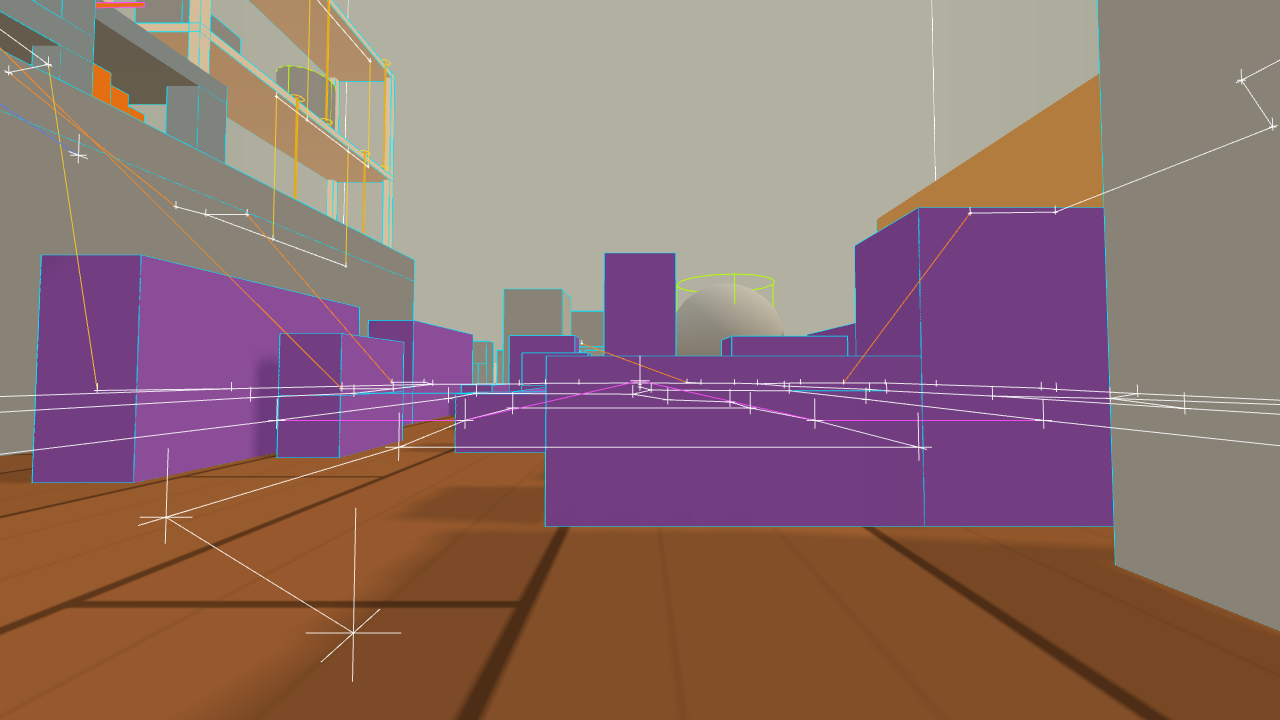
#> input picture bedroom-battalion/screenshots/round1/builder_debug_floor_centre.png, 1280 x 720 px, given in place of visual_close_overview_ne.png, which was not available
$ python visual_analyse.py
#> lines starting #> are read from the running program, lines starting #| are printed output that depends on the picture; after the words box and inside, x2 and y2 are one past the last pixel; in counts of white or black regions, pixels touching at a corner belong together
# Offline image analysis for the visual tester (run: python3 visual_analyse.py <mode>).
#   jitter  : compares visual_jitterA_*/visual_jitterB_* pairs (camera moved 0.006 units). Geometry edges move by
#             under a pixel, so real z-fighting or flicker shows up as BLOBS of strongly changed pixels.
#   sample  : projects known world points into the named-view screenshots and reads the pixel colour there.
import sys, os, glob, math, json
import numpy as np
from PIL import Image

D = os.path.join(os.path.dirname(os.path.abspath(__file__)), '..', 'screenshots', 'round1')
VIEWS = {
    'spawn_green': ((60, 1.6, 20), (60, 1.6, 80)), 'spawn_tan': ((60, 1.6, 140), (60, 1.6, 80)),
    'bed_top': ((27, 19.6, 80), (100, 10, 80)), 'desk_top': ((97.5, 27.6, 80), (20, 8, 80)),
    'shelf_top': ((110.5, 61.6, 136), (30, 0, 50)), 'floor_centre': ((60, 1.6, 66), (60, 3, 110)),
    'under_bed': ((28, 1.6, 80), (28, 2, 50)), 'east_lane': ((83.2, 1.6, 40), (90, 12, 80)),
    'west_lane': ((40, 1.6, 30), (30, 10, 70)),
}

def load(name):
#> called with name = 'visual_close_overview_ne.png'
    return np.asarray(Image.open(os.path.join(D, name)).convert('RGB')).astype(np.int32)

def blobs(mask):
    """connected components (4-neighbour) sizes and boxes, largest first"""
    h, w = mask.shape
    seen = np.zeros_like(mask, dtype=bool)
    out = []
    ys, xs = np.nonzero(mask)
    for y0, x0 in zip(ys, xs):
        if seen[y0, x0]: continue
        stack = [(y0, x0)]; seen[y0, x0] = True
        n = 0; bx0 = bx1 = x0; by0 = by1 = y0
        while stack:
            y, x = stack.pop(); n += 1
            bx0 = min(bx0, x); bx1 = max(bx1, x); by0 = min(by0, y); by1 = max(by1, y)
            for dy, dx in ((1, 0), (-1, 0), (0, 1), (0, -1)):
                yy, xx = y + dy, x + dx
                if 0 <= yy < h and 0 <= xx < w and mask[yy, xx] and not seen[yy, xx]:
                    seen[yy, xx] = True; stack.append((yy, xx))
        out.append((n, bx0, by0, bx1, by1))
    out.sort(reverse=True)
    return out

def jitter():
    for a in sorted(glob.glob(os.path.join(D, 'visual_jitterA_*.png'))) + [os.path.join(D, 'visual_close_%s.png' % n) for n in ('overview_ne', 'overview_sw', 'wall_east_far')]:
        base = os.path.basename(a)
        name = base.replace('visual_jitterA_', '').replace('visual_close_', '').replace('.png', '')
        A = load(base); B = load('visual_jitterB_%s.png' % name)
#> call 2 of load, with name = 'visual_jitterB_overview_ne.png'
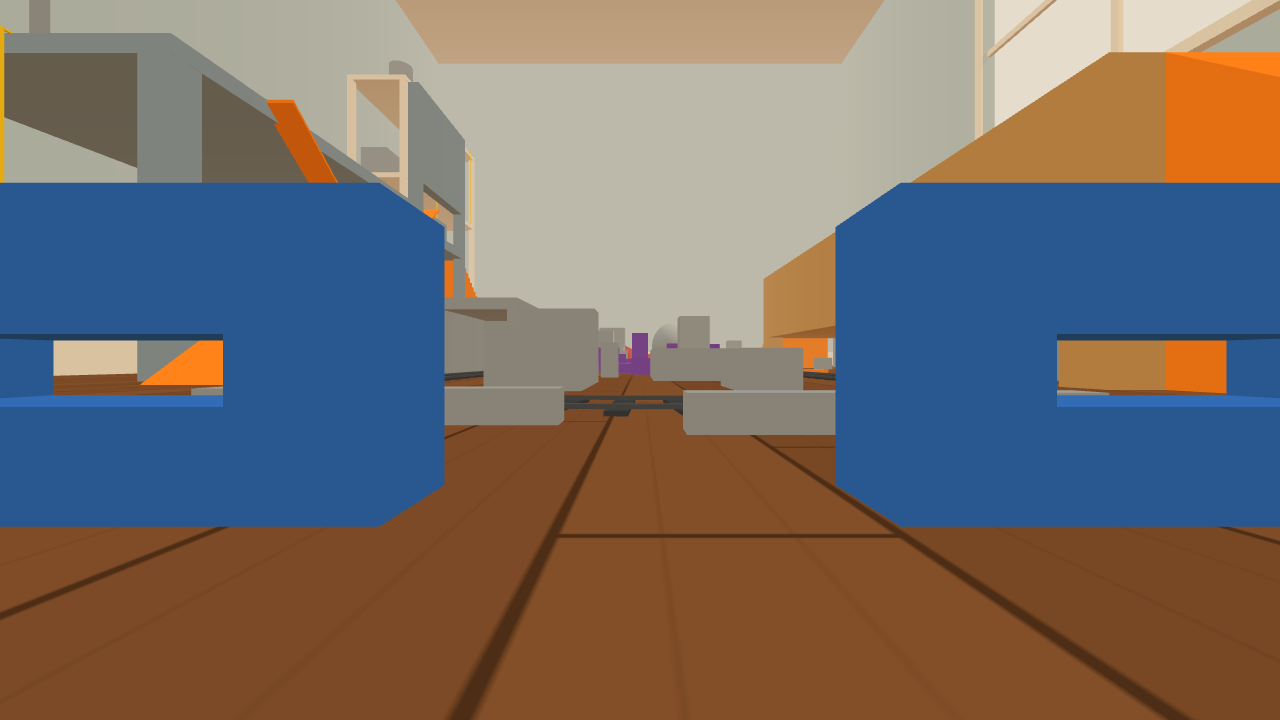
#> input picture bedroom-battalion/screenshots/round1/builder_spawn_green.png, 1280 x 720 px, given in place of visual_jitterB_overview_ne.png, which was not available
        d = np.abs(A - B).max(axis=2)
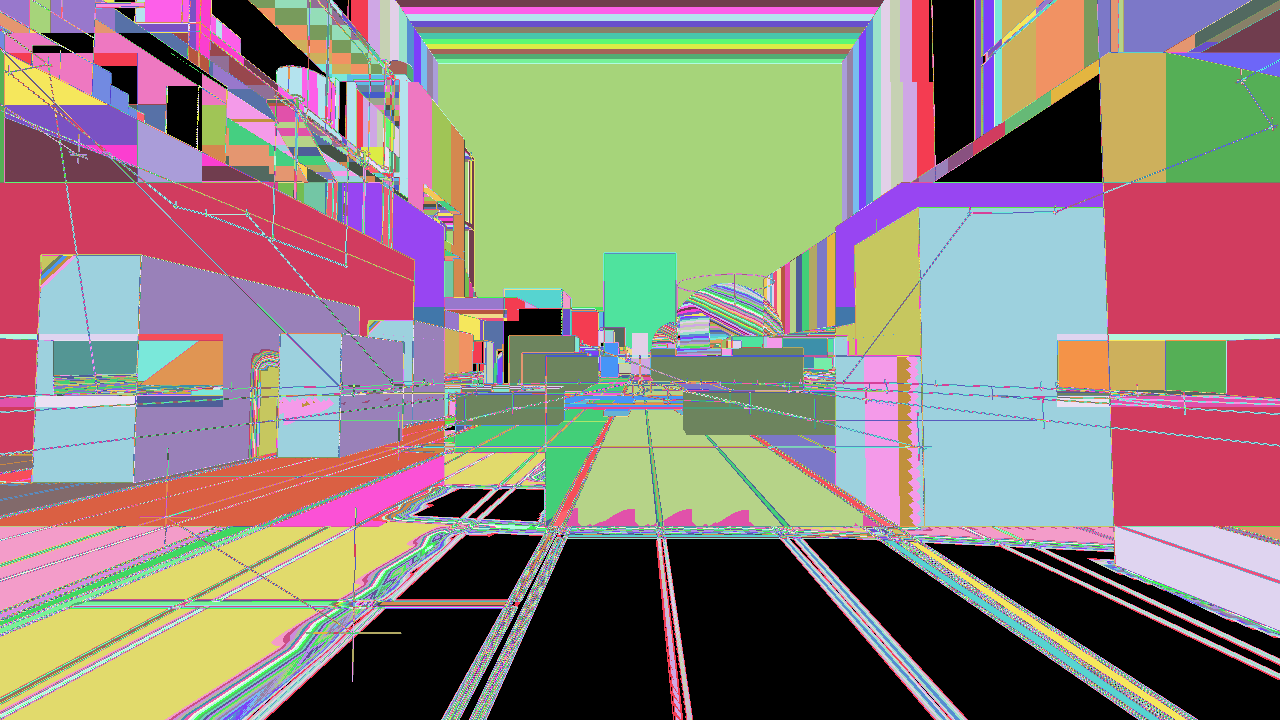
#> d: shape (720, 1280) int32; 230 distinct labels, from 0 to 236; one colour per label, 0 black
        strong = d > 48
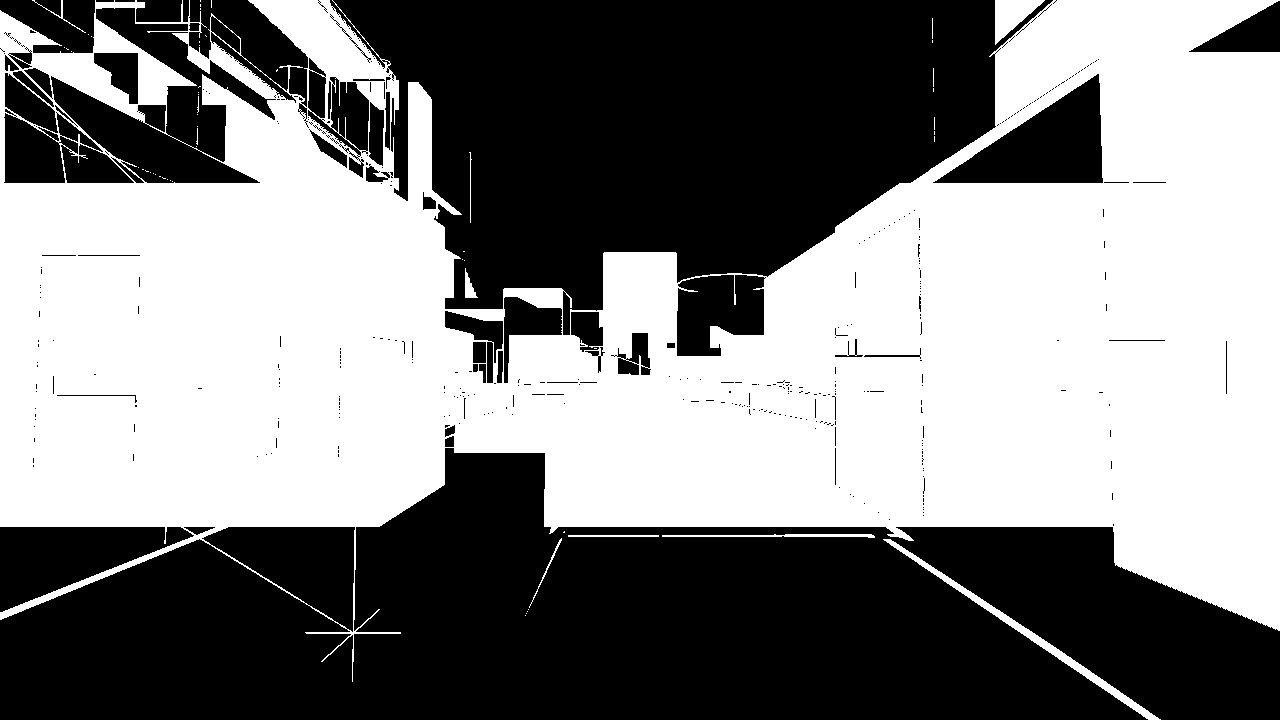
#> strong: shape (720, 1280) bool; 51% white; 402 black regions (344 under 20 px), largest, box (x1, y1, x2, y2) and area: (0, 448, 1280, 720) 229273, (330, 0, 1053, 335) 146245, (51, 8, 276, 183) 15236
        bl = blobs(strong)
#> the loop in blobs, `for y0, x0 in zip(ys, xs):` made 470120 passes
#> x0 on passes 2, 3, 5: 33, 34, 62
#> after the loop in blobs, `for y0, x0 in zip(ys, xs):`: out = 283 items, first 6: (4, 32, 0, 34, 1), (55, 50, 0, 62, 18), (464422, 0, 0, 1279, 681), (2, 200, 0, 200, 1), (8, 211, 0, 211, 7), (1, 332, 0, 332, 0)
#> bl = 283 items, first 6: (464422, 0, 0, 1279, 681), (2211, 883, 539, 1160, 719), (1145, 995, 0, 1044, 44), (519, 662, 534, 874, 537), (188, 465, 268, 477, 297), (186, 211, 545, 304, 602)
        # a blob is "thick" if its area is large relative to an edge line: min(box side) >= 4 px and fill > 35 %
        thick = [b for b in bl if min(b[3] - b[1] + 1, b[4] - b[2] + 1) >= 4 and b[0] / ((b[3] - b[1] + 1) * (b[4] - b[2] + 1)) > 0.35]
#> thick = 13 items, first 6: (464422, 0, 0, 1279, 681), (1145, 995, 0, 1044, 44), (519, 662, 534, 874, 537), (188, 465, 268, 477, 297), (11, 211, 13, 215, 17), (8, 332, 128, 336, 131)
        print('%-14s changed>48: %6d px (%.3f %%)  blobs %4d  largest %s  thick blobs %s' % (name, strong.sum(), 100 * strong.mean(), len(bl), bl[:2], thick[:5]))
#> (printed output is left out)
        img = np.clip(d * 4, 0, 255).astype(np.uint8)
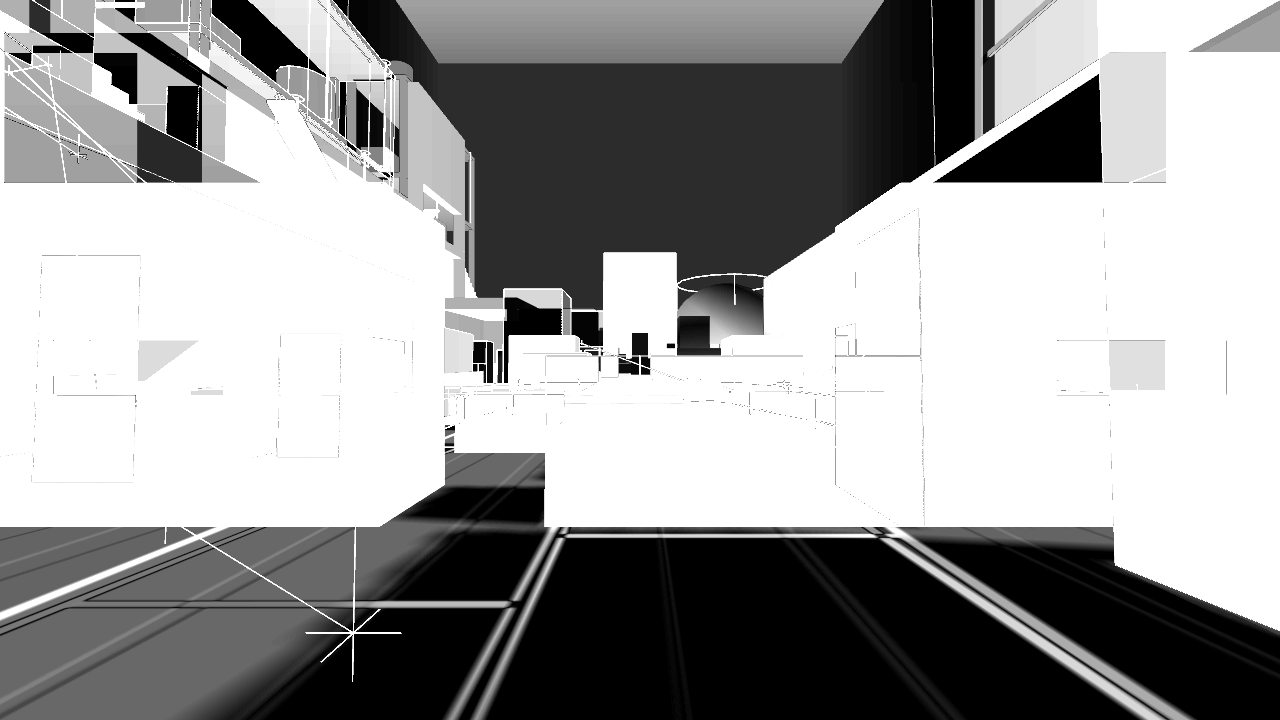
#> img: shape (720, 1280); min 0, max 255, mean 155.2
        Image.fromarray(img).save(os.path.join(D, 'visual_jitterdiff_%s.png' % name))

def camera(eye, target, w, h, fov=75.0):
    e = np.array(eye, float); f = np.array(target, float) - e; f /= np.linalg.norm(f)
    r = np.cross(f, [0, 1, 0]); r /= np.linalg.norm(r); u = np.cross(r, f)
    t = math.tan(math.radians(fov) / 2)
    def proj(p):
        v = np.array(p, float) - e
        z = v.dot(f)
        if z <= 0.05: return None
        x = v.dot(r) / (z * t * w / h); y = v.dot(u) / (z * t)
        return (int(round((x + 1) / 2 * w)), int(round((1 - y) / 2 * h)), z)
    return proj

def srgb2lin(c): c = np.asarray(c, float) / 255; return np.where(c <= 0.04045, c / 12.92, ((c + 0.055) / 1.055) ** 2.4)
def lin2srgb(c): c = np.clip(np.asarray(c, float), 0, 1); return np.where(c <= 0.0031308, c * 12.92, 1.055 * c ** (1 / 2.4) - 0.055) * 255
def lab(rgb):
    l = srgb2lin(rgb)
    M = np.array([[0.4124564, 0.3575761, 0.1804375], [0.2126729, 0.7151522, 0.0721750], [0.0193339, 0.1191920, 0.9503041]])
    xyz = M.dot(l) / np.array([0.95047, 1.0, 1.08883])
    f = np.where(xyz > 0.008856, np.cbrt(xyz), 7.787 * xyz + 16 / 116)
    return np.array([116 * f[1] - 16, 500 * (f[0] - f[1]), 200 * (f[1] - f[2])])
def dE(a, b): return float(np.linalg.norm(lab(a) - lab(b)))
def hexrgb(h): h = h.lstrip('#'); return tuple(int(h[i:i + 2], 16) for i in (0, 2, 4))
def tohex(c): return '#%02X%02X%02X' % tuple(int(round(v)) for v in c)
def hsv(c):
    import colorsys
    h, s, v = colorsys.rgb_to_hsv(*(np.asarray(c, float) / 255)); return (round(h * 360), round(s * 100), round(v * 100))

if __name__ == '__main__':
    mode = sys.argv[1] if len(sys.argv) > 1 else 'jitter'
#> (the run stopped early here; a loop or call above may not have finished)
